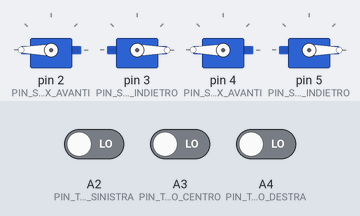
Simulated run of this sketch. Board: Arduino Uno, built with avr-gcc and run on an emulated ATmega328P. Parts: 4 × servo. The test bench sets the inputs (shaded band); at power-on: A2 (PIN_TRACCIAMENTO_SINISTRA) LOW, A3 (PIN_TRACCIAMENTO_CENTRO) LOW, A4 (PIN_TRACCIAMENTO_DESTRA) LOW.

Above: at 1.2 s.
1.3 s: A2 (PIN_TRACCIAMENTO_SINISTRA) driven HIGH
At 1.6 s:
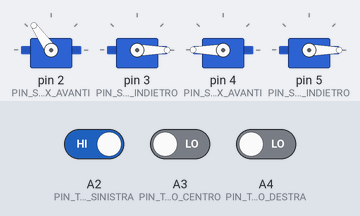
2.8 s: A3 (PIN_TRACCIAMENTO_CENTRO) driven HIGH
At 4.0 s:
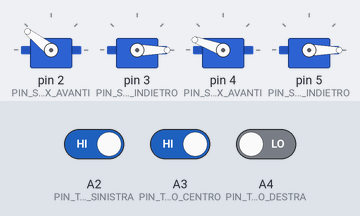
4.3 s: A4 (PIN_TRACCIAMENTO_DESTRA) driven HIGH
At 5.1 s:
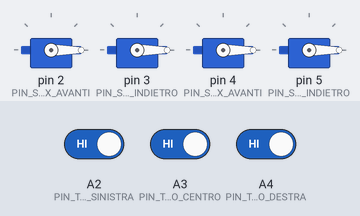
5.8 s: A2 (PIN_TRACCIAMENTO_SINISTRA) driven LOW
At 6.2 s:
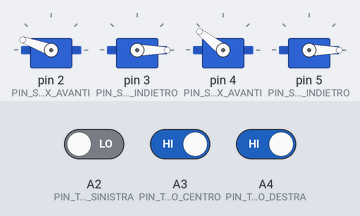
7.3 s: A3 (PIN_TRACCIAMENTO_CENTRO) driven LOW
At 8.5 s:
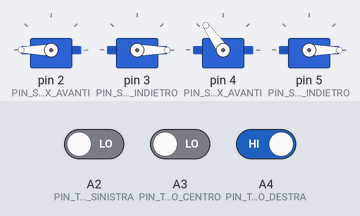
8.8 s: A4 (PIN_TRACCIAMENTO_DESTRA) driven LOW
At 9.7 s:
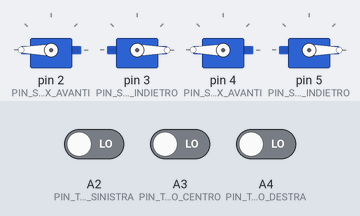
Timing chart, 0 to 11.3 s (numbered marks = the images above; inputs shaded):
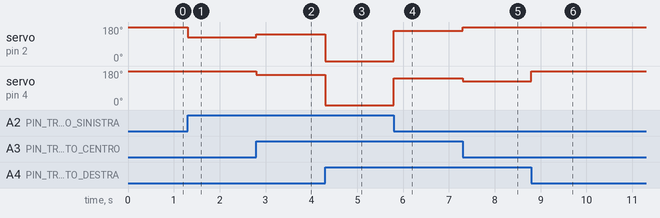

Measured:
- after the input at 1.3 s, servo on pin 2 (PIN_SERVO_SX_AVANTI): 180° → 125° at once
- after the input at 2.8 s, servo on pin 2 (PIN_SERVO_SX_AVANTI): 125° → 142° at once; servo on pin 4 (PIN_SERVO_DX_AVANTI): 180° → 160° at once
- after the input at 4.3 s, servo on pin 2 (PIN_SERVO_SX_AVANTI): 142° → 0° at once; servo on pin 4 (PIN_SERVO_DX_AVANTI): 160° → 0° at once
- after the input at 5.8 s, servo on pin 2 (PIN_SERVO_SX_AVANTI): 0° → 160° at once; servo on pin 4 (PIN_SERVO_DX_AVANTI): 0° → 142° at once
- after the input at 7.3 s, servo on pin 2 (PIN_SERVO_SX_AVANTI): 160° → 180° at once; servo on pin 4 (PIN_SERVO_DX_AVANTI): 142° → 125° at once
- after the input at 8.8 s, servo on pin 4 (PIN_SERVO_DX_AVANTI): 125° → 180° at once

The sketch:

main.ino
```cpp
#include <Servo.h>

#define PIN_SERVO_SX_AVANTI 2
#define PIN_SERVO_SX_INDIETRO 3
#define PIN_SERVO_DX_AVANTI 4
#define PIN_SERVO_DX_INDIETRO 5
#define PIN_TRACCIAMENTO_SINISTRA A2
#define PIN_TRACCIAMENTO_CENTRO A3
#define PIN_TRACCIAMENTO_DESTRA A4

#define VELOCITA_AVANTI 255
#define VELOCITA_FERMO 0
#define VELOCITA_GIRA_LV1 100
#define VELOCITA_GIRA_LV2 150
#define VELOCITA_GIRA_LV3 200
#define VELOCITA_GIRA_LV4 255

Servo servoSxAvanti;
Servo servoSxIndietro;
Servo servoDxAvanti;
Servo servoDxIndietro;

void setup() {
  configurazionePin();
}

void loop() {
  u8 valoreSensoreTracciamento = 0;
  valoreSensoreTracciamento = ottieniValoreSensoreTracciamento(); //ottenere il valore del sensore

  switch (valoreSensoreTracciamento)
  {
    case 0:   //000
      eseguiMotore(VELOCITA_AVANTI, VELOCITA_AVANTI); //carrello muove avanti
      break;
    case 7:   //111
      eseguiMotore(VELOCITA_FERMO, VELOCITA_FERMO); //carrello si ferma
      break;
    case 1:   //001
      eseguiMotore(VELOCITA_GIRA_LV4, VELOCITA_GIRA_LV1); //carrello gira
      break;
    case 3:   //011
      eseguiMotore(VELOCITA_GIRA_LV3, VELOCITA_GIRA_LV2); //carrello gira a destra
      break;
    case 2:   //010
    case 5:   //101
      eseguiMotore(VELOCITA_AVANTI, VELOCITA_AVANTI);  //carrello muove avanti
      break;
    case 6:   //110
      eseguiMotore(VELOCITA_GIRA_LV2, VELOCITA_GIRA_LV3); //carrello gira a sinistra
      break;
    case 4:   //100
      eseguiMotore(VELOCITA_GIRA_LV1, VELOCITA_GIRA_LV4); //carrello gira a destra
      break;
    default:
      break;
  }
}

u8 ottieniValoreSensoreTracciamento() {
  u8 valoreSensoreTracciamento = 0;
  valoreSensoreTracciamento = (digitalRead(PIN_TRACCIAMENTO_SINISTRA) == 1 ? 1 : 0) << 2 | (digitalRead(PIN_TRACCIAMENTO_CENTRO) == 1 ? 1 : 0) << 1 | (digitalRead(PIN_TRACCIAMENTO_DESTRA) == 1 ? 1 : 0);
  return valoreSensoreTracciamento;
}

void configurazionePin() {
  servoSxAvanti.attach(PIN_SERVO_SX_AVANTI);
  servoSxIndietro.attach(PIN_SERVO_SX_INDIETRO);
  servoDxAvanti.attach(PIN_SERVO_DX_AVANTI);
  servoDxIndietro.attach(PIN_SERVO_DX_INDIETRO);
  pinMode(PIN_TRACCIAMENTO_SINISTRA, INPUT);
  pinMode(PIN_TRACCIAMENTO_DESTRA, INPUT);
  pinMode(PIN_TRACCIAMENTO_CENTRO, INPUT);
}

void eseguiMotore(int velocitaSx, int velocitaDx) {
  int angoloSx = map(velocitaSx, -255, 255, 0, 180);
  int angoloDx = map(velocitaDx, -255, 255, 0, 180);

  if (velocitaSx > 0) {
    servoSxAvanti.write(angoloSx);
    servoSxIndietro.write(0); // Fermo
  } else if (velocitaSx < 0) {
    servoSxAvanti.write(0); // Fermo
    servoSxIndietro.write(-angoloSx);
  } else {
    servoSxAvanti.write(0); // Fermo
    servoSxIndietro.write(0); // Fermo
  }

  if (velocitaDx > 0) {
    servoDxAvanti.write(angoloDx);
    servoDxIndietro.write(0); // Fermo
  } else if (velocitaDx < 0) {
    servoDxAvanti.write(0); // Fermo
    servoDxIndietro.write(-angoloDx);
  } else {
    servoDxAvanti.write(0); // Fermo
    servoDxIndietro.write(0); // Fermo
  }
}

void resetAzioneCarrello() {
  eseguiMotore(0, 0);
}
```
